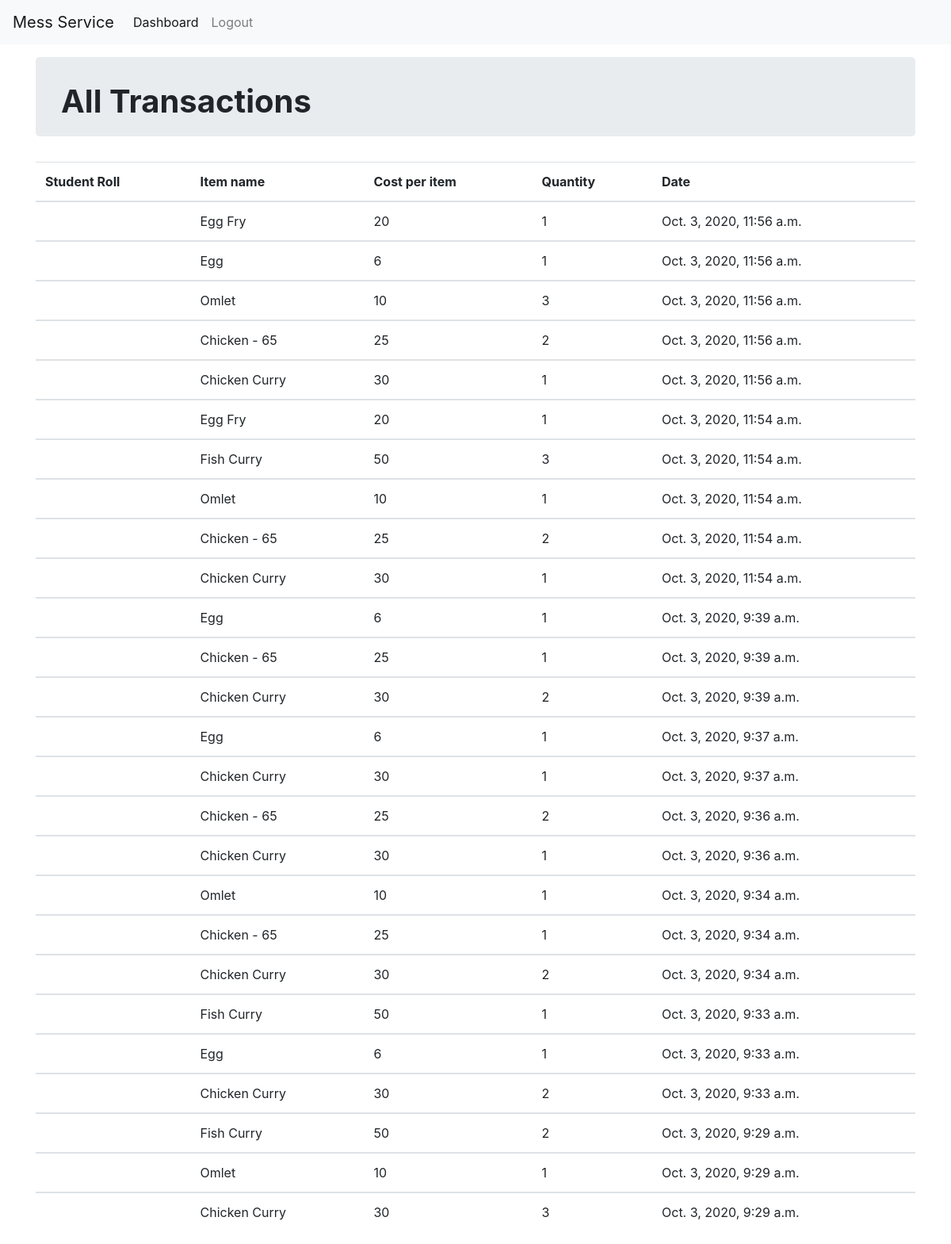
/vendor/dashboard/ (signed in), run on the app's committed database.
### vendor/models.py (models this page shows, shortened)
class Token(models.Model):
    trans_id = models.ForeignKey(
        Transaction, related_name='token', null=True, blank=True, on_delete=models.CASCADE)
    item_name = models.ForeignKey(
        ExtraItems, max_length=30, on_delete=models.CASCADE)
    quantity = models.IntegerField()
    date = models.DateTimeField(default=datetime.now, blank=True)
    def __str__(self):
        return self.trans_id.trans_id+" "+self.item_name.item_name
    class Meta:
        ordering = ['-date']

class ExtraItems(models.Model):
    item_name = models.CharField(max_length=100, primary_key=True)
    item_cost = models.CharField(max_length=10)
    def __str__(self):
        return self.item_name

### vendor/views.py (the view)
# urls.py: path('dashboard/',token_list, name="dashboard"),
@login_required
@user_passes_test(check)
def token_list(request):
    tok_list = Token.objects.all()
    print(tok_list)
    flag = True
    return render(request,'vendor/dashboard.html',{'token_list':tok_list,'flag':flag})

### vendor/views.py (called while the page is built)
def check(user):
    return not Student.objects.filter(user=user).exists()

### templates/vendor/dashboard.html (shortened to what this page needs)
{% extends 'base.html' %}
{% load static %}
{% block body %}
<nav class="navbar navbar-expand-lg navbar-light bg-light mb-3">
          <a class="navbar-brand" href="#">Mess Service</a>
          <div class="collapse navbar-collapse" id="navbarSupportedContent">
            <ul class="navbar-nav mr-auto">
              <li class="nav-item active">
                <a class="nav-link" href="#">Dashboard </a>
              </li>
              <li class="nav-item">
                <a class="nav-link" href="{% url 'accounts:logout' %}">Logout</a>
              </li>
            </ul>
          </div>
</nav>
<div class="container">
    <div class="jumbotron" style="height: 100px;padding-top: 2rem;">
        <h1 ><strong>All Transactions</strong> </h1>
    </div>
        <table class="table">
          <thead>
            <tr>
              {% if flag  %}
              <th scope="col">Student Roll</th>
              {% endif %}
              <th scope="col">Item name</th>
              <th scope="col">Cost per item</th>
              <th scope="col">Quantity</th>
              <th scope="col"> Date </th>
            </tr>
          </thead>
      {% for tok in token_list %}
          <tbody>
            <tr>
              {% if flag  %}
              <td>{{ tok.reg_id.user.username }}</td>
              {% endif %}
              <td>{{ tok.item_name }}</td>
              <td>{{ tok.item_name.item_cost }}</td>
              <td>{{ tok.quantity }}</td>
              <td>{{ tok.date }}</td>
            </tr>
          </tbody>
        {% endfor %}
      </table>
      {% endblock %}

### data on the page
Token: item_name "Egg Fry", item_name.item_cost "20", quantity "1", date "Oct. 3, 2020, 11:56 a.m."
Token: item_name "Egg", item_name.item_cost "6", quantity "1", date "Oct. 3, 2020, 11:56 a.m."
Token: item_name "Omlet", item_name.item_cost "10", quantity "3", date "Oct. 3, 2020, 11:56 a.m."
Token: item_name "Chicken - 65", item_name.item_cost "25", quantity "2", date "Oct. 3, 2020, 11:56 a.m."
Token: item_name "Chicken Curry", item_name.item_cost "30", quantity "1", date "Oct. 3, 2020, 11:56 a.m."
Token: item_name "Egg Fry", item_name.item_cost "20", quantity "1", date "Oct. 3, 2020, 11:54 a.m."
Token: item_name "Fish Curry", item_name.item_cost "50", quantity "3", date "Oct. 3, 2020, 11:54 a.m."
Token: item_name "Omlet", item_name.item_cost "10", quantity "1", date "Oct. 3, 2020, 11:54 a.m."
Token: item_name "Chicken - 65", item_name.item_cost "25", quantity "2", date "Oct. 3, 2020, 11:54 a.m."
Token: item_name "Chicken Curry", item_name.item_cost "30", quantity "1", date "Oct. 3, 2020, 11:54 a.m."
Token: item_name "Egg", item_name.item_cost "6", quantity "1", date "Oct. 3, 2020, 9:39 a.m."
Token: item_name "Chicken - 65", item_name.item_cost "25", quantity "1", date "Oct. 3, 2020, 9:39 a.m."
Token: item_name "Chicken Curry", item_name.item_cost "30", quantity "2", date "Oct. 3, 2020, 9:39 a.m."
Token: item_name "Egg", item_name.item_cost "6", quantity "1", date "Oct. 3, 2020, 9:37 a.m."
Token: item_name "Chicken Curry", item_name.item_cost "30", quantity "1", date "Oct. 3, 2020, 9:37 a.m."
Token: item_name "Chicken - 65", item_name.item_cost "25", quantity "2", date "Oct. 3, 2020, 9:36 a.m."
Token: item_name "Chicken Curry", item_name.item_cost "30", quantity "1", date "Oct. 3, 2020, 9:36 a.m."
Token: item_name "Omlet", item_name.item_cost "10", quantity "1", date "Oct. 3, 2020, 9:34 a.m."
Token: item_name "Chicken - 65", item_name.item_cost "25", quantity "1", date "Oct. 3, 2020, 9:34 a.m."
Token: item_name "Chicken Curry", item_name.item_cost "30", quantity "2", date "Oct. 3, 2020, 9:34 a.m."
Token: item_name "Fish Curry", item_name.item_cost "50", quantity "1", date "Oct. 3, 2020, 9:33 a.m."
Token: item_name "Egg", item_name.item_cost "6", quantity "1", date "Oct. 3, 2020, 9:33 a.m."
Token: item_name "Chicken Curry", item_name.item_cost "30", quantity "2", date "Oct. 3, 2020, 9:33 a.m."
Token: item_name "Fish Curry", item_name.item_cost "50", quantity "2", date "Oct. 3, 2020, 9:29 a.m."
Token: item_name "Omlet", item_name.item_cost "10", quantity "1", date "Oct. 3, 2020, 9:29 a.m."
Token: item_name "Chicken Curry", item_name.item_cost "30", quantity "3", date "Oct. 3, 2020, 9:29 a.m."
